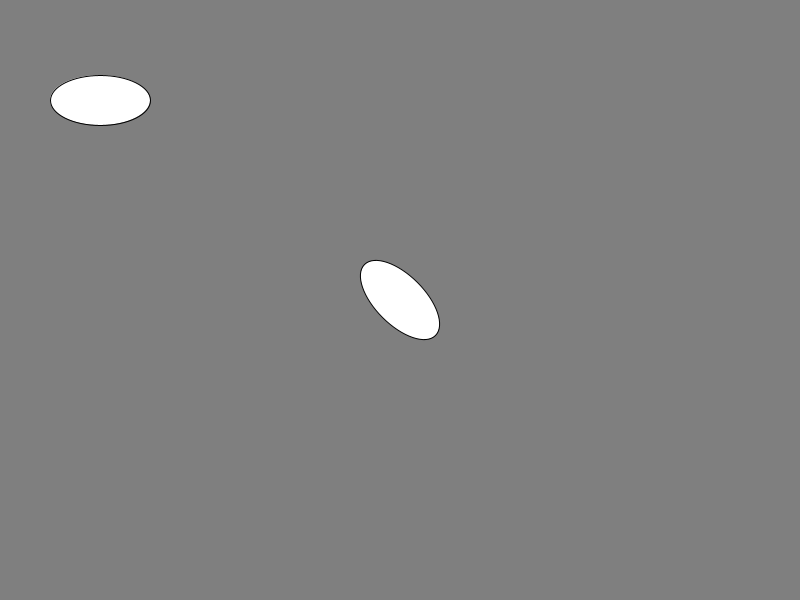
Frame 1 (no input)
Frame 60 (the mouse pressed at the canvas centre just before this capture): identical to frame 1, image omitted
Frame 120 (the mouse held since frame 60 and released just before this capture): identical to frame 1, image omitted

The Processing sketch that drew this single still picture (run headless with seeded random() and noise(); from frame 60 on, the mouse is pressed at the canvas centre):

// Processing sketch: pushIpopMatrix
// ── pushIpopMatrix.pde
void setup(){

  size(800,600);
   
}

void draw(){
  
   background( 127 );
   
   // zaczynamy rejestracje wszelklich globalnych transformacji
   // ukladu wspolrzednych
   pushMatrix();
   
   // translacja docentrum okna
   translate( width/2, height/2 );
   // obrot ukladu wspolrzednych o 45 stopni
   rotate( radians(45) );
   
   // elipse rysujemy w pozycji 0,0 ale poniewaz
   // zrobilismy translate to to 0,0 jest teraz na srodku ekranu
   // oraz - dzieki rotacji ukaldu elipsa rysuje sie nam pod kątem
   // cos czego nie mozemy zrobic za pomoca parametrow tej metody...
   ellipse( 0, 0, 100, 50 );
   
   // resetujemy transofrmacje
   popMatrix();
   
   // kolejna elipsa "rysuje sie" w domyślny sposób
   // bez rotacji i z poczatkiem ukladu w gornym lewym rogu
   ellipse( 100, 100, 100, 50 );

}
